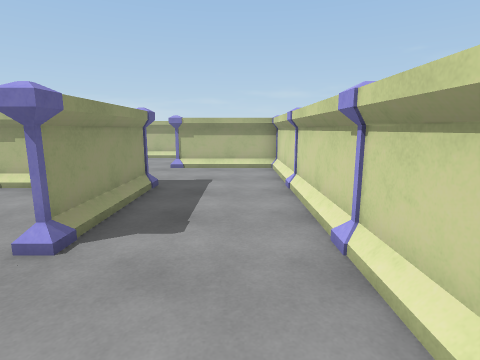
View 1 (above)

24 first-person views from a walk through a Unity game level. The camera is 1.5 m above the floor, tilts 10° down and sees 80° across. The floor is counted in squares, 1 m on a side. Each view is taken from the middle of a square. On the plan, view 1 faces up. The plan holds only what a view shows up to about 14 squares ahead; the rest is blank. The place goes on beyond the plan.

View 2
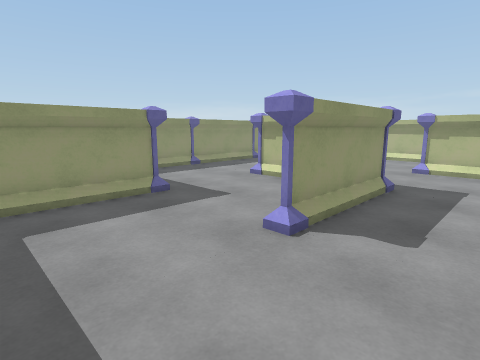

View 3
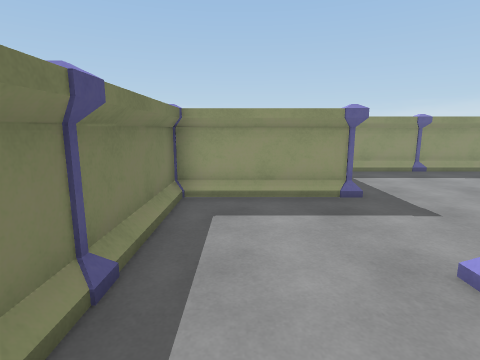

View 4
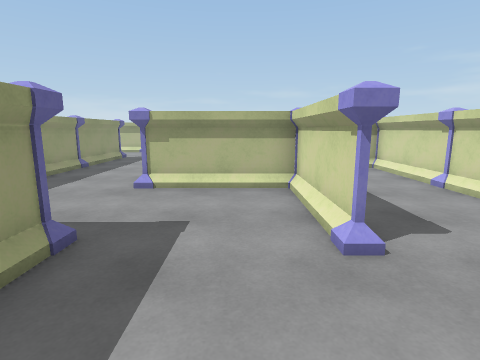

View 5
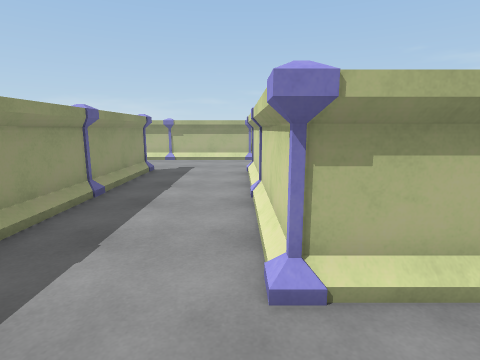

View 6
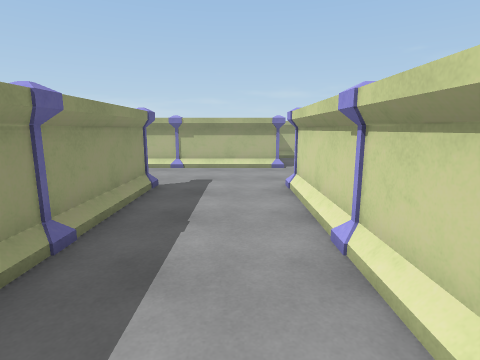

View 7
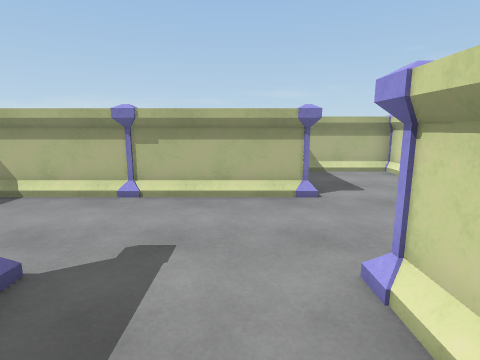

View 8
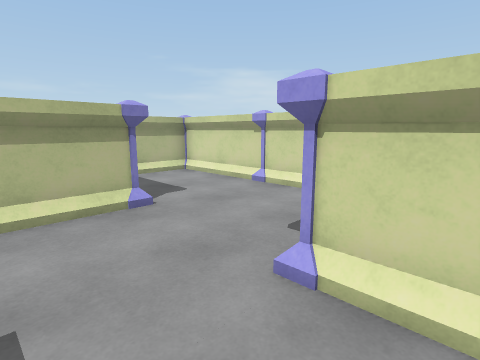

View 9
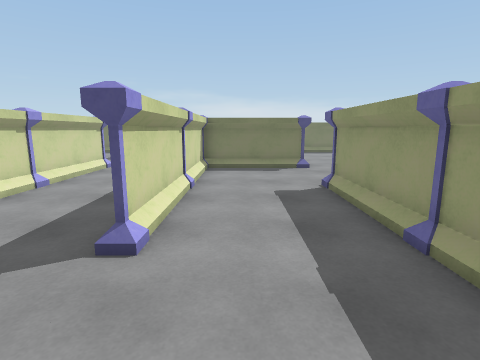

View 10
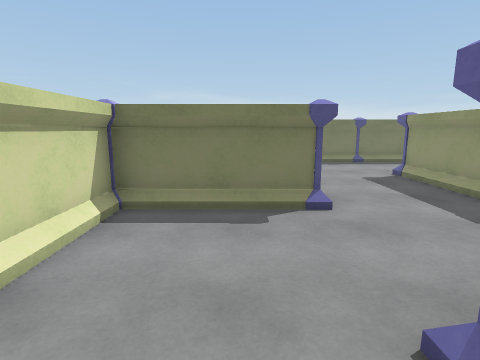

View 11
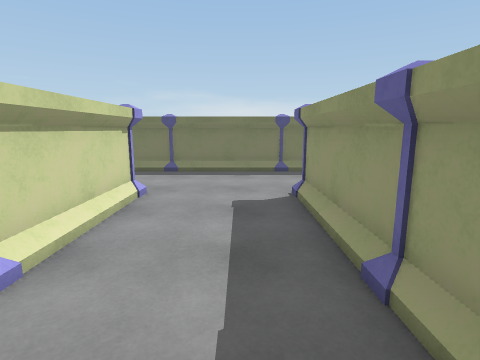

View 12
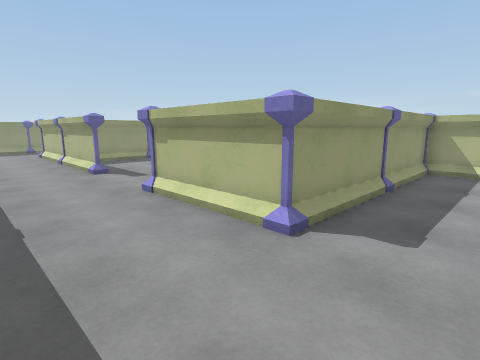

View 13
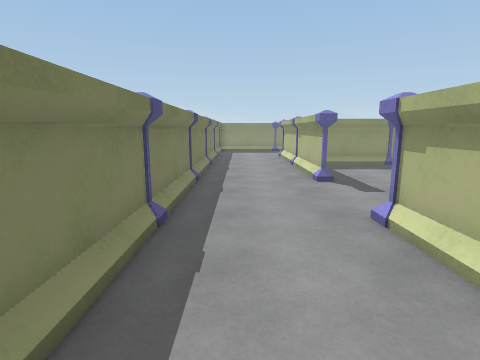

View 14
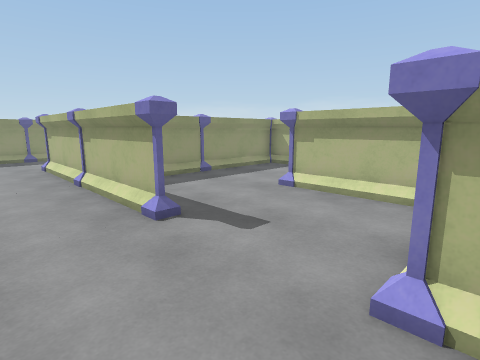

View 15
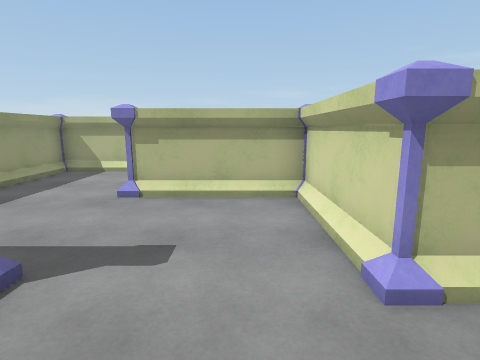

View 16
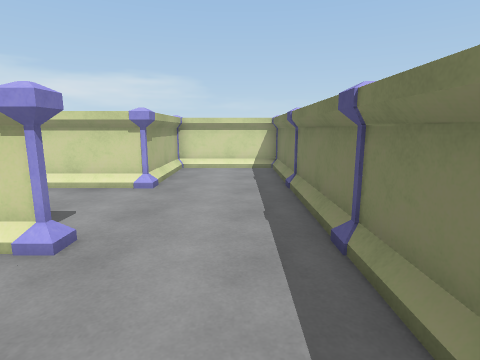

View 17
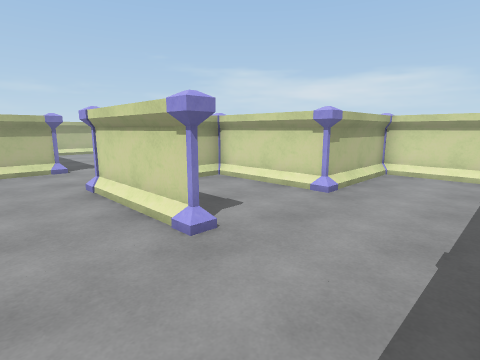

View 18
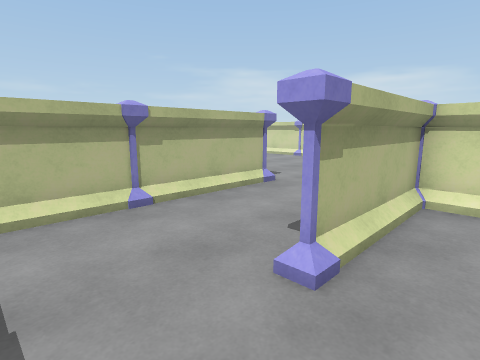

View 19
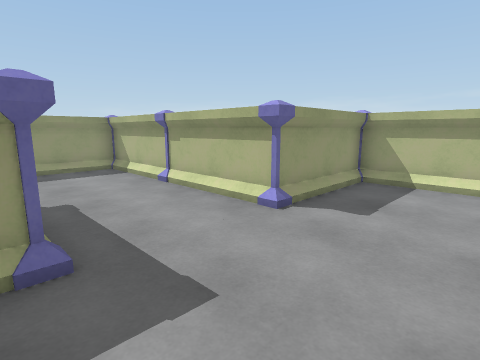

View 20
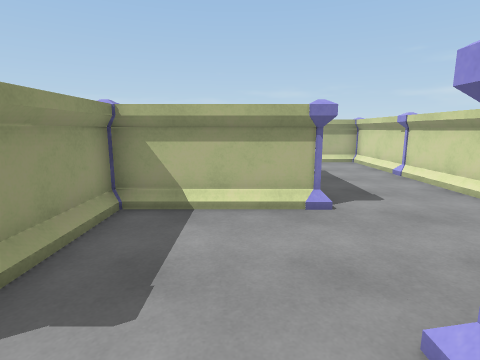

View 21
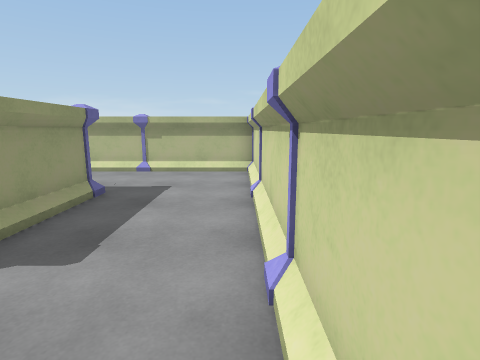

View 22
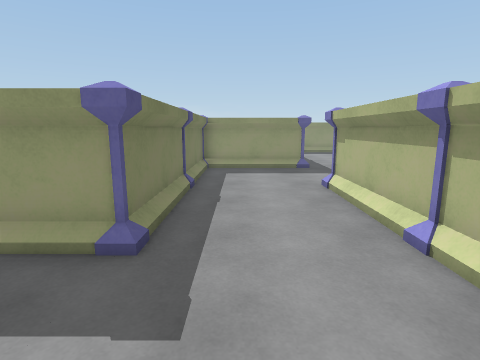

View 23
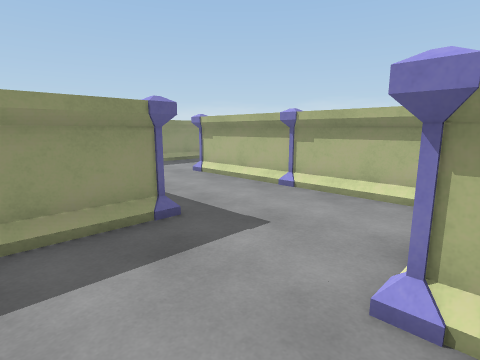

View 24
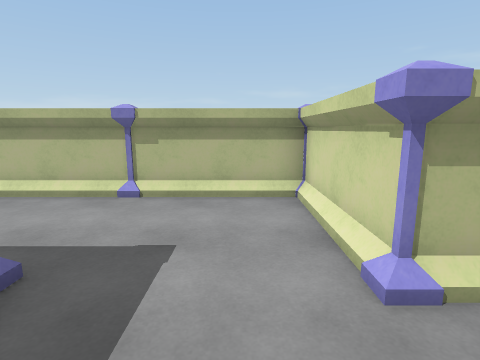

### Floor plan
Points are (right, up) in squares from view 1. A wall is a line through its corners. A room is listed if a view was taken in it or the views show most of it. See-through windows are left out.
Room 1 (views 1, 2, 3, 4, 5, 6, 7, 8, 9, 10, 11, 12, 13, 14, 15, 16, 17, 18, 19, 20, 21, 22, 23, 24)
walls: (-14.5, 13.5) (-14.5, 23.5) (-22.5, 23.5) (-22.5, 26.5); (-10.5, 14.5) (-10.5, 5.1); (-14.5, 16.2) (-14.5, 11.5) (-18.5, 11.5); (-13.5, 7.5) (-10.5, 7.5) (-11.5, 7.5); (-18.5, 10.5) (-18.5, 3.5) (-22.5, 3.5) (-22.5, 6.5); (-18.5, 15.5) (-22.5, 15.5); (-6.5, 19.5) (-13.5, 19.5); (-22.5, 14.5) (-22.5, 11.5) (-30.5, 11.5) (-30.5, 4.8); (-14.5, 3.5) (-14.5, 7.5); (-3.4, 15.5) (-4.6, 15.5); (-22.5, 7.5) (-26.5, 7.5); (-6.5, 3.5) (-6.5, -0.2); (-6.5, 3.5) (-10.5, 3.5) (-10.5, 14.6); (-2.5, 18.1) (-2.5, 22.5); (-2.5, 7.5) (-2.5, 3.6) (-2.5, 6.5); (-2.5, 7.5) (-6.5, 7.5) (-6.5, 15.5); (-13.6, -0.5) (-11.5, -0.5); (-9.6, -0.5) (-7.6, -0.5); (-17.5, -0.5) (-15.5, -0.5); (1.5, 11.5) (-2.5, 11.5); (-2.5, 23.5) (-5.5, 23.5); (-6.5, -0.5) (-6.5, 2.5); (1.5, 8.4) (1.5, 10.5); (-5.5, -0.5) (-3.4, -0.5); (-21.5, -0.5) (-19.4, -0.5); (-26.6, 3.5) (-32.5, 3.5); (1.5, 4.4) (1.5, 6.5); (-26.5, 23.5) (-26.5, 19.5) (-18.5, 19.5) (-18.5, 17); (-23.5, 27.5) (-30.5, 27.5); (-25.4, -0.5) (-23.4, -0.5); (1.5, 1.6) (1.5, 2.5); (-29.4, -0.5) (-27.4, -0.5); (-32.1, -0.5) (-31.4, -0.5)
ways out: opening at (-31.5, 28); opening at (-23.5, 26.5)
objects: other object (-31, -1) to (-30, 0); pillar (-31, 27) to (-30, 28); pillar (-30, 3); pillar (-30, 7); pillar (-30, 11); pillar (-27, -1) to (-26, 0); pillar (-27, 7) to (-26, 8); pillar (-26, 3) to (-26, 4); pillar (-26, 11); pillar (-26, 23) to (-26, 24); pillar (-26, 27); pillar (-23, -1) to (-22, 0); pillar (-23, 15) to (-22, 16); pillar (-22, 3); pillar (-22, 7) to (-22, 8); pillar (-22, 11); pillar (-22, 23); pillar (-19, -1) to (-18, 0); pillar (-19, 11) to (-18, 12); pillar (-18, 3); pillar (-18, 7); pillar (-18, 15); pillar (-18, 19) to (-18, 20); pillar (-18, 23); pillar (-15, -1) to (-14, 0); pillar (-15, 7) to (-14, 8); pillar (-14, 3); pillar (-14, 11); pillar (-14, 15); pillar (-14, 19); other object (-14, 23); pillar (-11, -1) to (-10, 0); pillar (-11, 15) to (-10, 16); pillar (-10, 3); pillar (-10, 7); pillar (-10, 11); pillar (-10, 19); pillar (-7, -1) to (-6, -1); pillar (-7, 15) to (-6, 16); pillar (-6, 3) to (-6, 4); pillar (-6, 7); pillar (-6, 11); pillar (-6, 19); pillar (-3, -1) to (-2, 0); pillar (-3, 11) to (-2, 12); pillar (-2, 3); pillar (-2, 7) to (-2, 8); pillar (-2, 19); other object (-2, 23) to (-2, 24); pillar (2, 3) to (2, 4); pillar (2, 7) to (2, 8); other object (2, 11) to (2, 12)

Positions as (right, up) in squares from view 1, and headings:
1: (0, 0), facing up
2: (0, 0), facing up-left
3: (0, 1), facing left
4: (-4, 0), facing up
5: (-7, 5), facing up
6: (-8, 8), facing up
7: (-8, 13), facing up
8: (-9, 14), facing up-right
9: (-12, 19), facing down
10: (-13, 13), facing down
11: (-17, 10), facing down
12: (-16, 0), facing up-left
13: (-18, 1), facing left
14: (-22, 1), facing up-left
15: (-24, 1), facing up
16: (-18, 1), facing right
17: (-17, 0), facing up-right
18: (-29, 6), facing up-right
19: (-19, 7), facing up-left
20: (-20, 10), facing up
21: (-15, 13), facing up
22: (-15, 21), facing left
23: (-22, 21), facing up-left
24: (-24, 21), facing up
